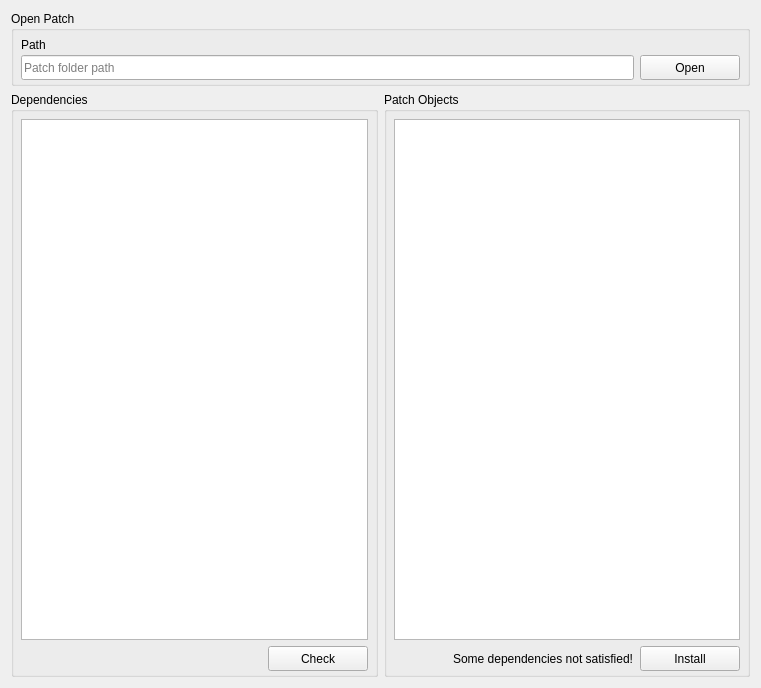
<?xml version="1.0" encoding="UTF-8"?>
<ui version="4.0">
 <class>InstallerWidget</class>
 <widget class="QWidget" name="InstallerWidget">
  <property name="geometry">
   <rect>
    <x>0</x>
    <y>0</y>
    <width>761</width>
    <height>688</height>
   </rect>
  </property>
  <property name="windowTitle">
   <string>InstallerWidget</string>
  </property>
  <property name="locale">
   <locale language="English" country="UnitedStates"/>
  </property>
  <layout class="QGridLayout" name="mainLayout" rowstretch="0,1" columnstretch="1,1">
   <item row="0" column="0" colspan="2">
    <widget class="QGroupBox" name="openPatchGroupBox">
     <property name="title">
      <string>Open Patch</string>
     </property>
     <property name="flat">
      <bool>true</bool>
     </property>
     <layout class="QGridLayout" name="openPatchLayout" rowstretch="0,0">
      <property name="leftMargin">
       <number>7</number>
      </property>
      <property name="topMargin">
       <number>7</number>
      </property>
      <property name="rightMargin">
       <number>7</number>
      </property>
      <property name="bottomMargin">
       <number>3</number>
      </property>
      <property name="verticalSpacing">
       <number>3</number>
      </property>
      <item row="0" column="0">
       <widget class="QLabel" name="pathLabel">
        <property name="text">
         <string>Path</string>
        </property>
       </widget>
      </item>
      <item row="1" column="0">
       <widget class="QLineEdit" name="patchPathEdit">
        <property name="minimumSize">
         <size>
          <width>0</width>
          <height>25</height>
         </size>
        </property>
        <property name="maximumSize">
         <size>
          <width>16777215</width>
          <height>25</height>
         </size>
        </property>
        <property name="placeholderText">
         <string>Patch folder path</string>
        </property>
       </widget>
      </item>
      <item row="1" column="1">
       <widget class="QPushButton" name="openPatchButton">
        <property name="sizePolicy">
         <sizepolicy hsizetype="Fixed" vsizetype="Fixed">
          <horstretch>0</horstretch>
          <verstretch>0</verstretch>
         </sizepolicy>
        </property>
        <property name="minimumSize">
         <size>
          <width>100</width>
          <height>25</height>
         </size>
        </property>
        <property name="maximumSize">
         <size>
          <width>100</width>
          <height>25</height>
         </size>
        </property>
        <property name="text">
         <string>Open</string>
        </property>
        <property name="icon">
         <iconset resource="PatcherResources.qrc">
          <normaloff>:/images/box.svg</normaloff>:/images/box.svg</iconset>
        </property>
       </widget>
      </item>
     </layout>
    </widget>
   </item>
   <item row="1" column="0">
    <widget class="QGroupBox" name="dependenciesGroupBox">
     <property name="title">
      <string>Dependencies</string>
     </property>
     <property name="flat">
      <bool>true</bool>
     </property>
     <layout class="QVBoxLayout" name="dependenciesLayout">
      <property name="leftMargin">
       <number>7</number>
      </property>
      <property name="topMargin">
       <number>7</number>
      </property>
      <property name="rightMargin">
       <number>7</number>
      </property>
      <property name="bottomMargin">
       <number>3</number>
      </property>
      <item>
       <widget class="DependencyListWidget" name="dependencyListWidget"/>
      </item>
      <item alignment="Qt::AlignRight">
       <widget class="QPushButton" name="checkButton">
        <property name="sizePolicy">
         <sizepolicy hsizetype="Fixed" vsizetype="Fixed">
          <horstretch>0</horstretch>
          <verstretch>0</verstretch>
         </sizepolicy>
        </property>
        <property name="minimumSize">
         <size>
          <width>100</width>
          <height>25</height>
         </size>
        </property>
        <property name="maximumSize">
         <size>
          <width>100</width>
          <height>25</height>
         </size>
        </property>
        <property name="text">
         <string>Check</string>
        </property>
        <property name="icon">
         <iconset resource="PatcherResources.qrc">
          <normaloff>:/images/test.svg</normaloff>:/images/test.svg</iconset>
        </property>
        <property name="iconSize">
         <size>
          <width>17</width>
          <height>17</height>
         </size>
        </property>
       </widget>
      </item>
     </layout>
    </widget>
   </item>
   <item row="1" column="1">
    <widget class="QGroupBox" name="patchListGroupBox">
     <property name="title">
      <string>Patch Objects</string>
     </property>
     <property name="flat">
      <bool>true</bool>
     </property>
     <layout class="QVBoxLayout" name="patchContentLayout">
      <property name="leftMargin">
       <number>7</number>
      </property>
      <property name="topMargin">
       <number>7</number>
      </property>
      <property name="rightMargin">
       <number>7</number>
      </property>
      <property name="bottomMargin">
       <number>3</number>
      </property>
      <item>
       <widget class="PatchListWidget" name="patchListWidget"/>
      </item>
      <item>
       <layout class="QHBoxLayout" name="installButtonLayout">
        <property name="spacing">
         <number>7</number>
        </property>
        <property name="topMargin">
         <number>0</number>
        </property>
        <item>
         <widget class="QLabel" name="installInfoLabel">
          <property name="sizePolicy">
           <sizepolicy hsizetype="Preferred" vsizetype="Preferred">
            <horstretch>1</horstretch>
            <verstretch>0</verstretch>
           </sizepolicy>
          </property>
          <property name="text">
           <string>Some dependencies not satisfied!</string>
          </property>
          <property name="alignment">
           <set>Qt::AlignRight|Qt::AlignTrailing|Qt::AlignVCenter</set>
          </property>
          <property name="wordWrap">
           <bool>true</bool>
          </property>
         </widget>
        </item>
        <item alignment="Qt::AlignRight|Qt::AlignBottom">
         <widget class="QPushButton" name="installButton">
          <property name="sizePolicy">
           <sizepolicy hsizetype="Fixed" vsizetype="Fixed">
            <horstretch>0</horstretch>
            <verstretch>0</verstretch>
           </sizepolicy>
          </property>
          <property name="minimumSize">
           <size>
            <width>100</width>
            <height>25</height>
           </size>
          </property>
          <property name="maximumSize">
           <size>
            <width>100</width>
            <height>25</height>
           </size>
          </property>
          <property name="text">
           <string>Install</string>
          </property>
          <property name="icon">
           <iconset resource="PatcherResources.qrc">
            <normaloff>:/images/install.svg</normaloff>:/images/install.svg</iconset>
          </property>
          <property name="iconSize">
           <size>
            <width>17</width>
            <height>17</height>
           </size>
          </property>
         </widget>
        </item>
       </layout>
      </item>
     </layout>
    </widget>
   </item>
  </layout>
 </widget>
 <layoutdefault spacing="6" margin="11"/>
 <customwidgets>
  <customwidget>
   <class>PatchListWidget</class>
   <extends>QListWidget</extends>
   <header>PatchListWidget.h</header>
  </customwidget>
  <customwidget>
   <class>DependencyListWidget</class>
   <extends>QListWidget</extends>
   <header>DependencyListWidget.h</header>
  </customwidget>
 </customwidgets>
 <tabstops>
  <tabstop>patchPathEdit</tabstop>
  <tabstop>openPatchButton</tabstop>
  <tabstop>checkButton</tabstop>
  <tabstop>installButton</tabstop>
  <tabstop>dependencyListWidget</tabstop>
  <tabstop>patchListWidget</tabstop>
 </tabstops>
 <resources>
  <include location="PatcherResources.qrc"/>
 </resources>
 <connections/>
</ui>
